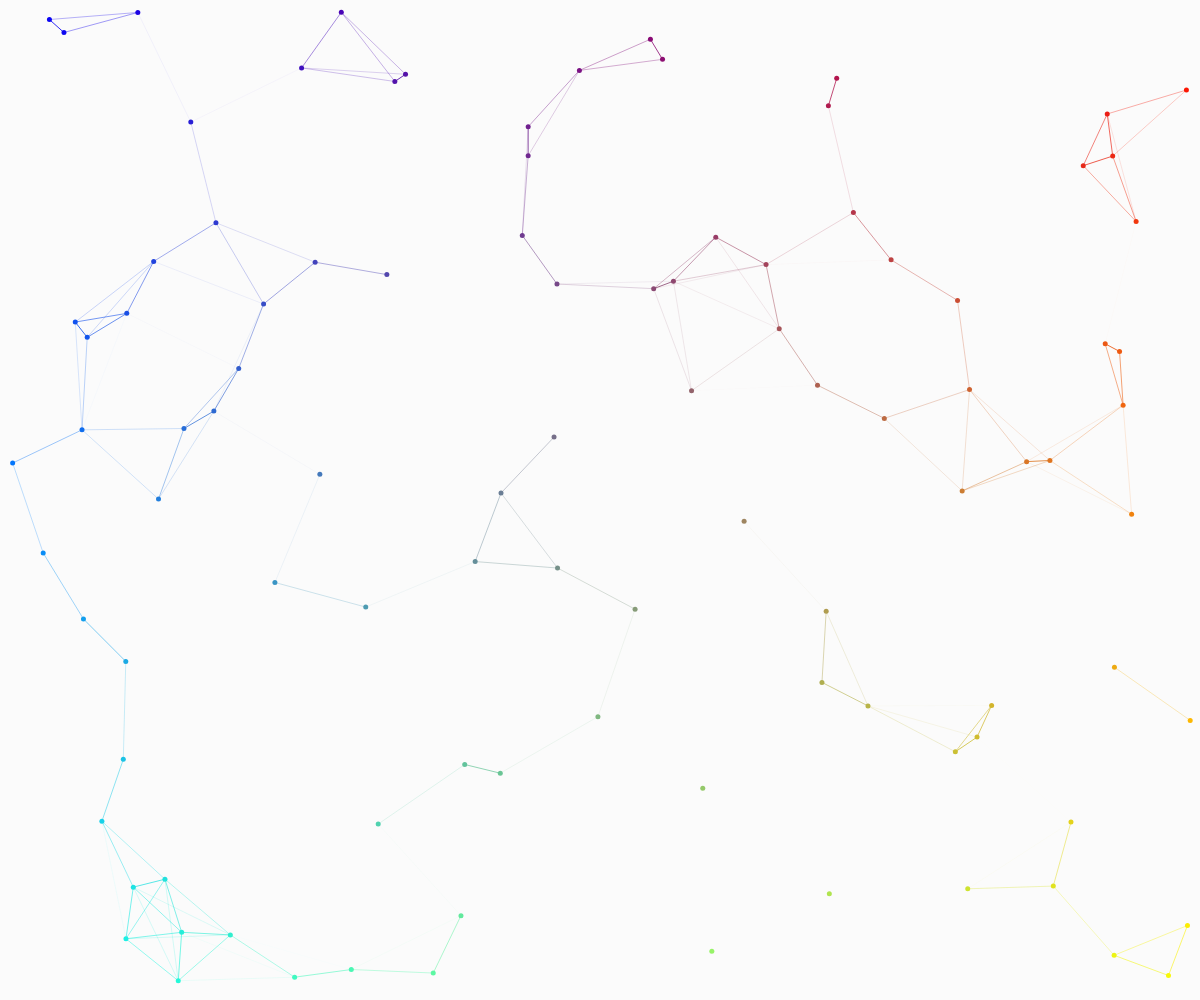
Frame 1 (no input)
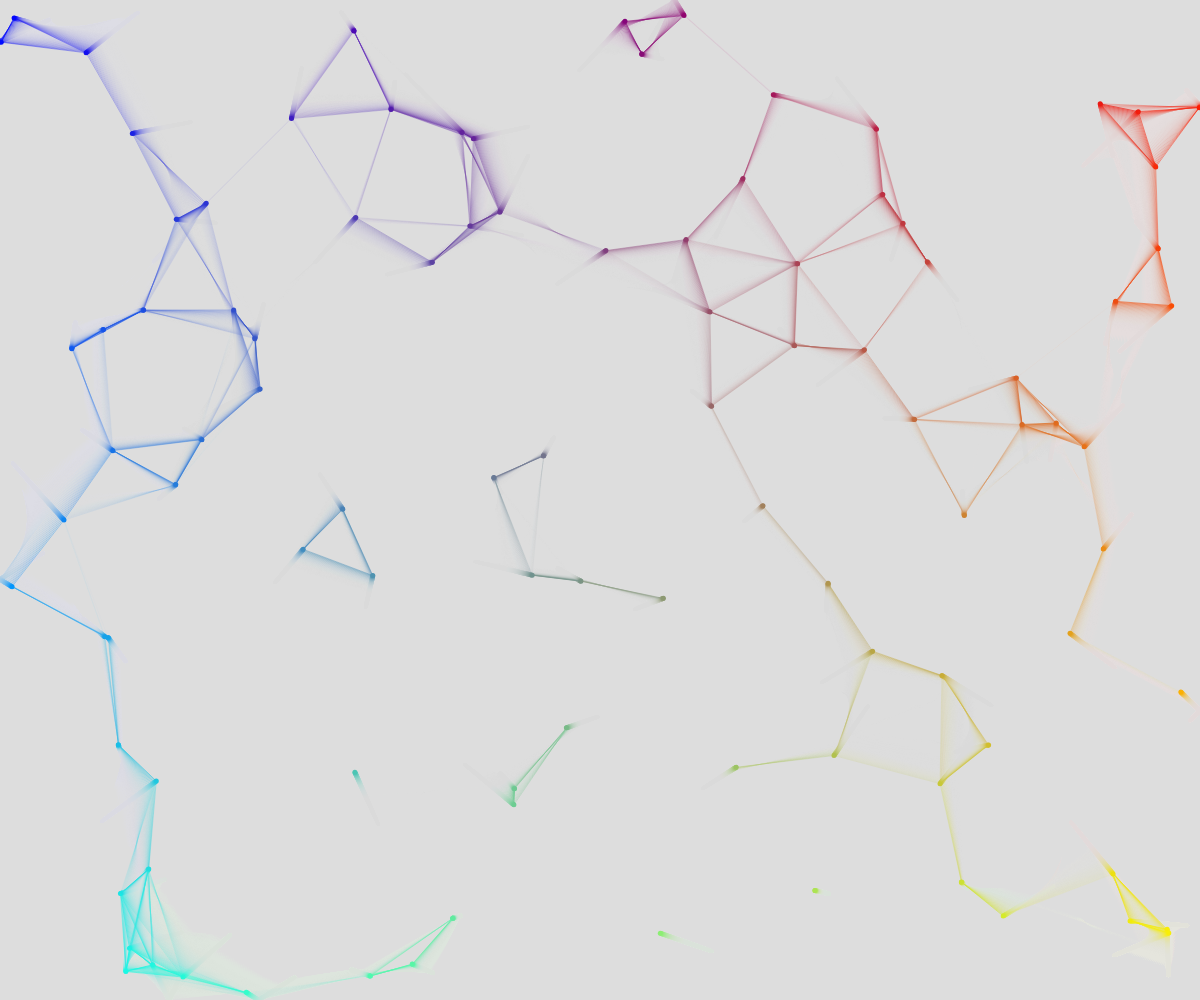
Frame 60 (no input)
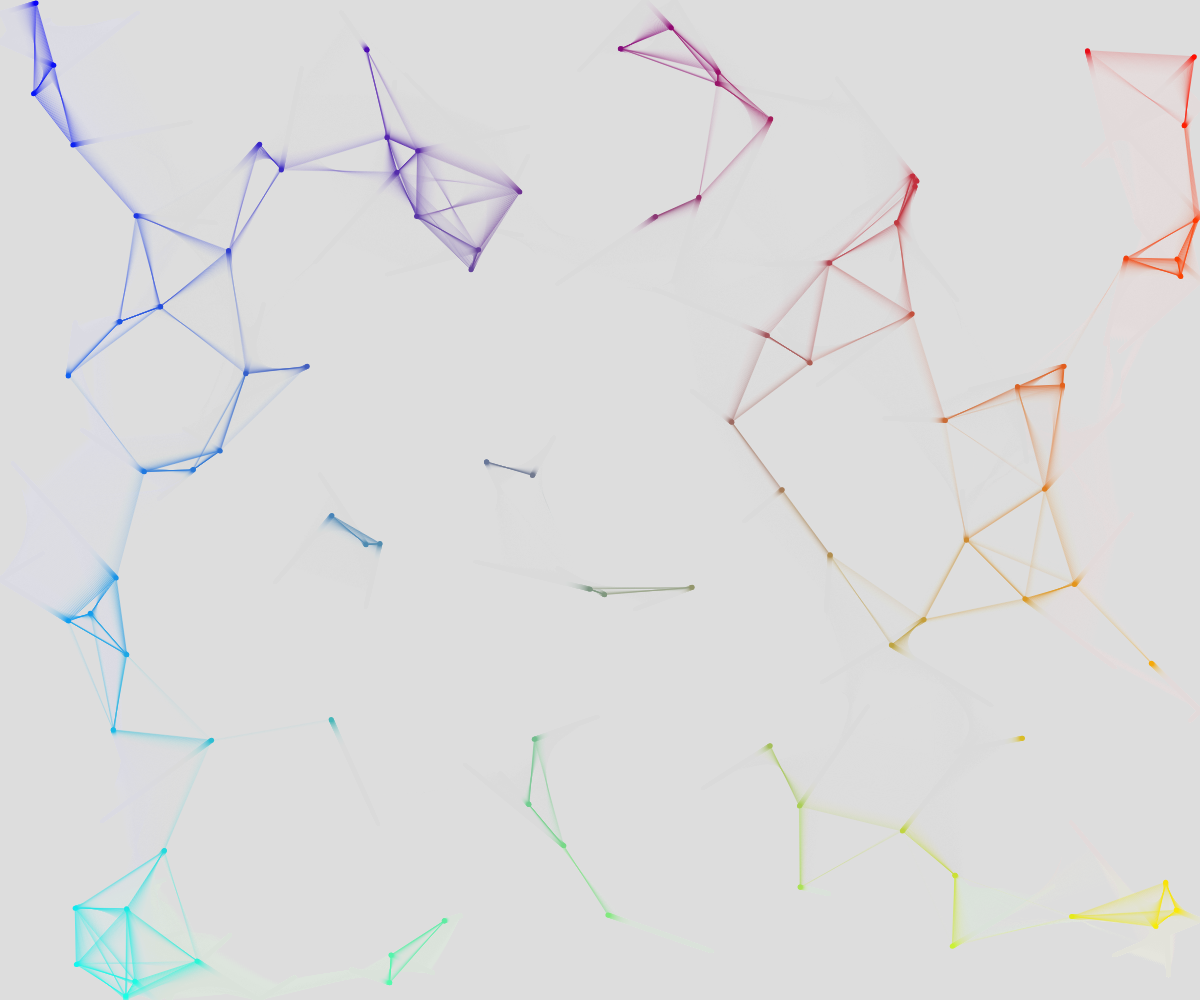
Frame 120 (the mouse pressed at the canvas centre since frame 60)

The p5.js sketch that drew these frames (run headless with seeded random() and noise() and a simulated clock; from frame 60 on, the mouse is pressed at the canvas centre):

// p5.js sketch
// ── sketch.js
let balls = [];
const connectionVal = 2;
const ballCount = 100;
const alphaValue =  30;

function setup() {
  createCanvas(windowWidth, windowHeight);
  
  
  for (let i = 0; i < ballCount; i++) balls.push(new Ball(random(width-20)+10, random(height-20)+10));
}

function draw() {
  background(220, 220, 220, alphaValue);
  
  balls.forEach((e) => {
    e.update();
    e.show();
  });
}

function mouseClicked() {
  balls.push(new Ball(mouseX, mouseY));
}

class Ball {
  constructor(x, y) {
    this.pos = createVector(x,y);
    this.vel = createVector(random(-1,1), random(-1,1));
  }
  
  update() {
    this.pos.x += this.vel.x;
    this.pos.y += this.vel.y;
    this.checkWall();
  }
  
  checkWall(){
    if (this.pos.x < 0 ){
    this.vel.x *= -1;
    }
     if (this.pos.y < 0 ){
     
      this.vel.y *= -1;
    }
    if (this.pos.x > width){
  
      this.vel.x *= -1;
    }
    if (this.pos.y > height){
      this.vel.y *= -1;
    }
  }
  
  drawLines() {
    let selfIndex = balls.indexOf(this)
    balls.forEach((e, i) => {
      let d = this.pos.dist(e.pos);
      
      if (d < 255/connectionVal && d!=0 && selfIndex > i) {
        
        let midPt = createVector((this.pos.x+e.pos.x)/2, (this.pos.y+e.pos.y)/2);
        
       
        stroke(this.colorFrom(midPt, 255-d*connectionVal));
        line(e.pos.x, e.pos.y, this.pos.x, this.pos.y);
      }
    });
  }
  
  colorFrom(pos, alpha) {
    return color(pos.x/width*255, pos.y/height*255, 255-pos.x/width*255, alpha)
  }
  
  show() {
    this.drawLines();
    noStroke();
    fill(this.colorFrom(this.pos, 255))
    circle(this.pos.x, this.pos.y, 5);
  }
}
